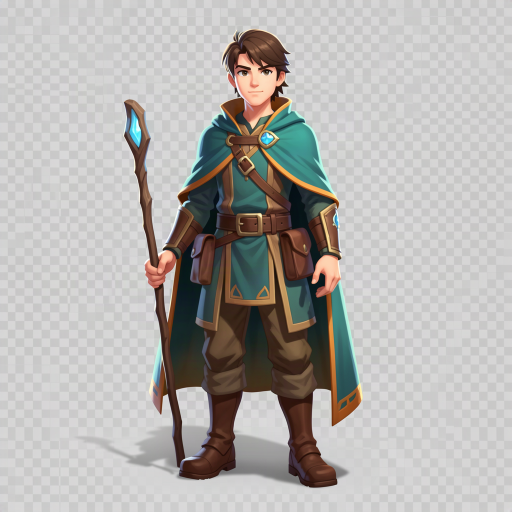
#> input picture client/_masters/hero.png, 1024 x 1024 px (shown at 1/2 size)
$ python assemble_art.py
#> lines starting #> are read from the running program, lines starting #| are printed output that depends on the picture
#!/usr/bin/env python3
"""Assemble Eclipse Realms HUD sheet + portraits from in-style _masters (no style drift).
Style lock: 2.5D hybrid, cel-shaded, rim-light. Derived from Mio-generated masters."""
import os
from PIL import Image

CLIENT = os.path.dirname(os.path.abspath(__file__))  # .../client/_masters
ROOT = os.path.dirname(CLIENT)  # .../client
MASTERS = CLIENT  # _masters is this dir
ASSETS_UI = os.path.join(ROOT, "assets", "ui")
ASSETS_PORTRAITS = os.path.join(ROOT, "assets", "characters", "portraits")

TILE = 32
PORTRAIT = 96

def center_crop(im, size):
    im = im.convert("RGBA")
    w, h = im.size
    s = min(w, h)
    left = (w - s) // 2
    top = (h - s) // 2
    im = im.crop((left, top, left + s, top + s))
    return im.resize((size, size), Image.LANCZOS)

# --- HUD sheet: 8 tiles x 32 = 256x32 (matches engine ui_icons.png) ---
# equip icons 6 + status 2 (health=red, mana=blue)
hud_order = ["icon_sword", "icon_leather", "icon_chainmail", "icon_amulet",
             "icon_health", "icon_mana", "icon_antidote", "icon_quest"]
sheet = Image.new("RGBA", (TILE * len(hud_order), TILE), (0, 0, 0, 0))
#> sheet: PIL image 256x32 RGBA; every value is 0
for i, name in enumerate(hud_order):
    p = os.path.join(MASTERS, name + ".png")
    if os.path.exists(p):
        tile = center_crop(Image.open(p), TILE)
        sheet.paste(tile, (i * TILE, 0), tile)
#> pass 2 of the loop `for i, name in enumerate(hud_order):`:
#> pass 3 of the loop `for i, name in enumerate(hud_order):`:
#> the loop made 8 passes; the first 3 are shown
os.makedirs(ASSETS_UI, exist_ok=True)
sheet.save(os.path.join(ASSETS_UI, "ui_icons.png"))
print("HUD sheet ->", sheet.size)
#| HUD sheet -> (256, 32)

# --- Portraits: 5 NPCs + hero (96x96) ---
portrait_order = ["hero", "elder", "blacksmith", "ranger", "merchant", "innkeeper"]
os.makedirs(ASSETS_PORTRAITS, exist_ok=True)
for name in portrait_order:
    p = os.path.join(MASTERS, name + ".png")
    if os.path.exists(p):
        por = center_crop(Image.open(p), PORTRAIT)
#> in center_crop, `return im.resize((size, size), Image.LANCZOS)`:
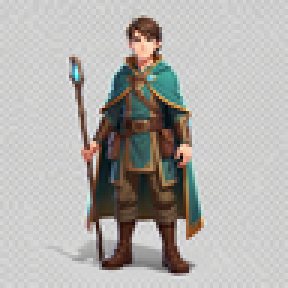
#> returned value: PIL image 96x96 RGBA (shown 3 times larger); mean R, G, B, A 179, 176.2, 173.3, 255
        out = os.path.join(ASSETS_PORTRAITS, "por_" + name + ".png")
        por.save(out)
        print("portrait ->", out, por.size)
#| portrait -> client/assets/characters/portraits/por_hero.png (96, 96)
#> pass 2 of the loop `for name in portrait_order:`:
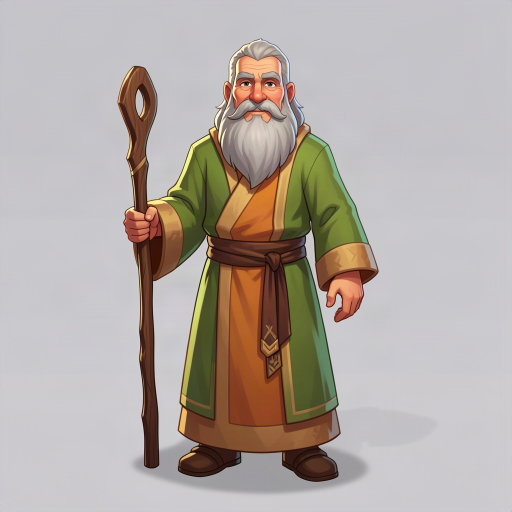
#> input picture client/_masters/elder.png, 1024 x 1024 px (shown at 1/2 size)
#> in center_crop (call 2), `return im.resize((size, size), Image.LANCZOS)`:
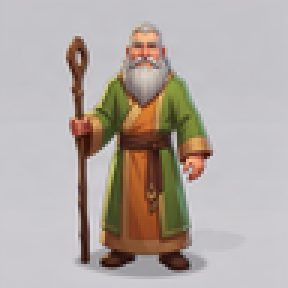
#> returned value: PIL image 96x96 RGBA (shown 3 times larger); mean R, G, B, A 178.9, 170.2, 164.3, 255
#| portrait -> client/assets/characters/portraits/por_elder.png (96, 96)
#> pass 3 of the loop `for name in portrait_order:`:
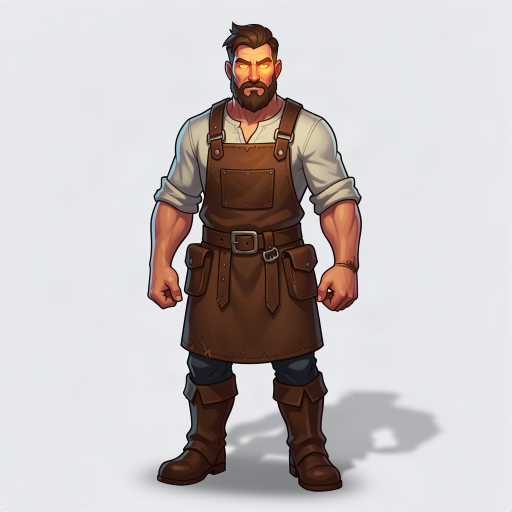
#> input picture client/_masters/blacksmith.png, 1024 x 1024 px (shown at 1/2 size)
#> in center_crop (call 3), `return im.resize((size, size), Image.LANCZOS)`:
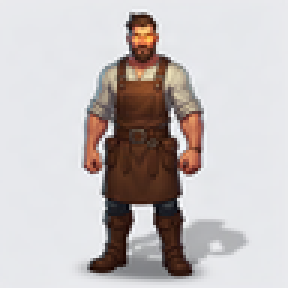
#> returned value: PIL image 96x96 RGBA (shown 3 times larger); mean R, G, B, A 197, 191, 190.6, 255
#| portrait -> client/assets/characters/portraits/por_blacksmith.png (96, 96)
#> the loop made 6 passes; the first 3 are shown
print("DONE")
